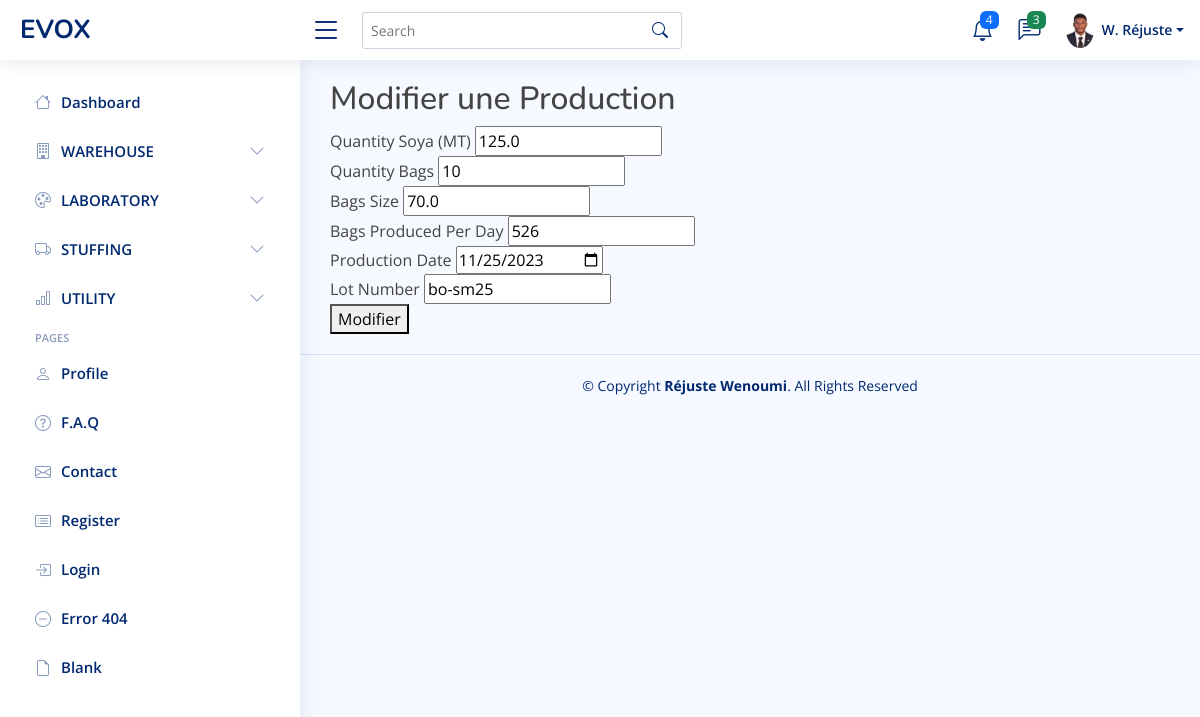
Page /edit-production/1 on the committed database.
### model.py (models this page shows)
class Production(db.Model):
    id = db.Column(db.Integer, primary_key=True)
    quantity_soya_mt = db.Column(db.Float)
    quantity_bags = db.Column(db.Integer)
    bags_size = db.Column(db.Float)
    bags_produced_per_day = db.Column(db.Integer)
    production_date = db.Column(db.Date)
    lot_number = db.Column(db.String(255))
    transaction_number = db.Column(db.String(10), db.ForeignKey('transaction.transaction_number'))
    transaction = db.relationship('Transaction', backref='production')
    user_id = db.Column(db.Integer, db.ForeignKey('user.id'))
    user = db.relationship('User', backref='productions')

### main.py (the view, shortened to what this page needs)
@app.route('/edit-production/<int:production_id>', methods=['GET', 'POST'])
def edit_production(production_id):
    production = Production.query.get(production_id)
    if not production:
        return "Production not found", 404
    return render_template('edit_production.html', production=production)

### templates/production/edit_production.html (shortened to what this page needs)
{% extends 'base.html' %}
{% block content %}
<main id="main" class="main">
<h2>Modifier une Production</h2>
<form method="POST">
    <div class="form-group">
        <label for="quantity_soya_mt">Quantity Soya (MT)</label>
        <input type="text" name="quantity_soya_mt" id="quantity_soya_mt" value="{{ production.quantity_soya_mt }}">
    </div>
    <div class="form-group">
        <label for="quantity_bags">Quantity Bags</label>
        <input type="text" name="quantity_bags" id="quantity_bags" value="{{ production.quantity_bags }}">
    </div>
    <div class="form-group">
        <label for="bags_size">Bags Size</label>
        <input type="text" name="bags_size" id="bags_size" value="{{ production.bags_size }}">
    </div>
    <div class "form-group">
        <label for="bags_produced_per_day">Bags Produced Per Day</label>
        <input type="text" name="bags_produced_per_day" id="bags_produced_per_day" value="{{ production.bags_produced_per_day }}">
    </div>
    <div class="form-group">
        <label for="production_date">Production Date</label>
        <input type="date" name="production_date" id="production_date" value="{{ production.production_date }}">
    </div>
    <div class="form-group">
        <label for="lot_number">Lot Number</label>
        <input type="text" name="lot_number" id="lot_number" value="{{ production.lot_number }}">
    </div>
    <button type="submit">Modifier</button>
</form>
</main>
{% endblock %}

### static/assets/css/style.css (style rules this page uses)
:root { scroll-behavior: smooth; }
body { font-family: "Open Sans", sans-serif; background: #f6f9ff; color: #444444; }
h1, h2, h3, h4, h5, h6 { font-family: "Nunito", sans-serif; }
#main { margin-top: 60px; padding: 20px 30px; transition: all 0.3s; }
@media (min-width: 1200px) { #main, #footer { margin-left: 300px; } }

### rows in the picture
Production: quantity_soya_mt "125.0", quantity_bags "10", bags_size "70.0", bags_produced_per_day "526", production_date "11/25/2023", lot_number "bo-sm25"
